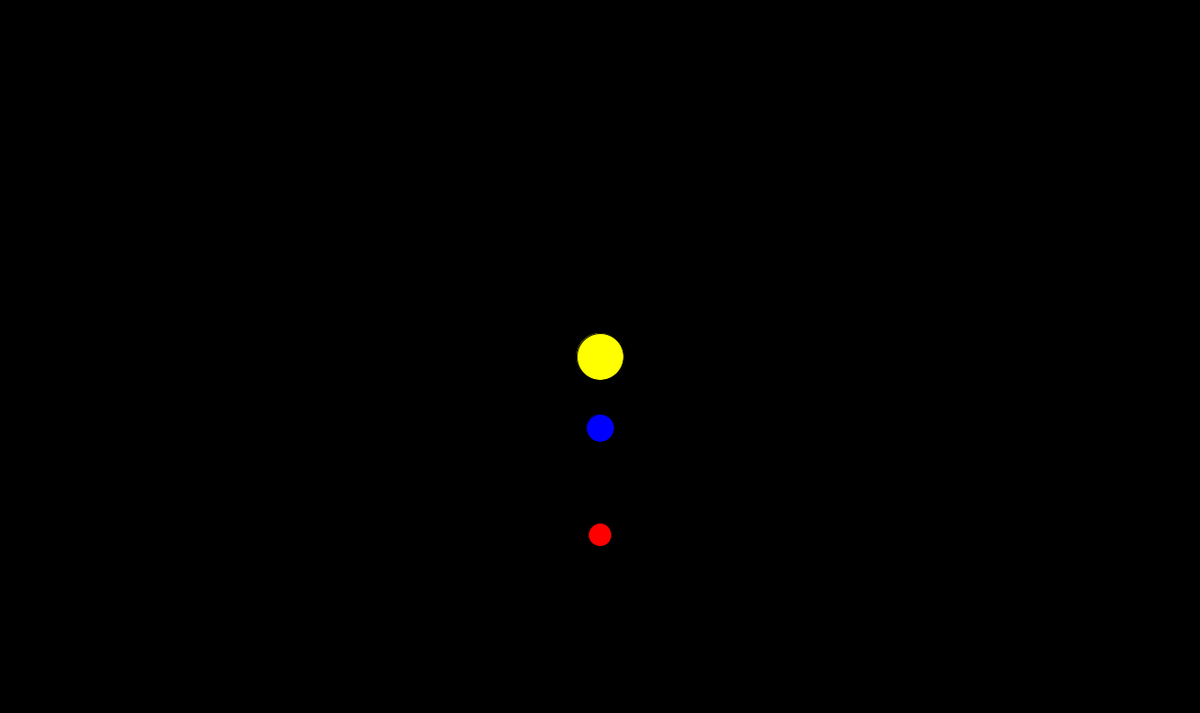
Frame 1 (no input)
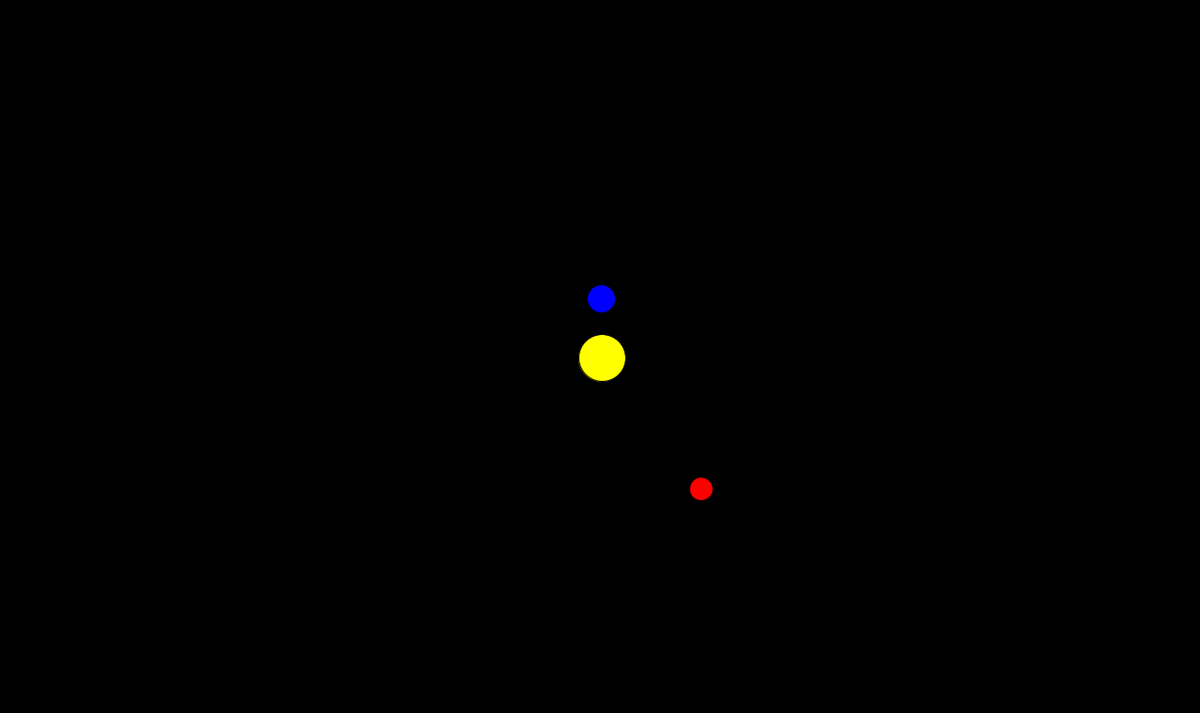
Frame 60 (the mouse pressed at the canvas centre just before this capture)
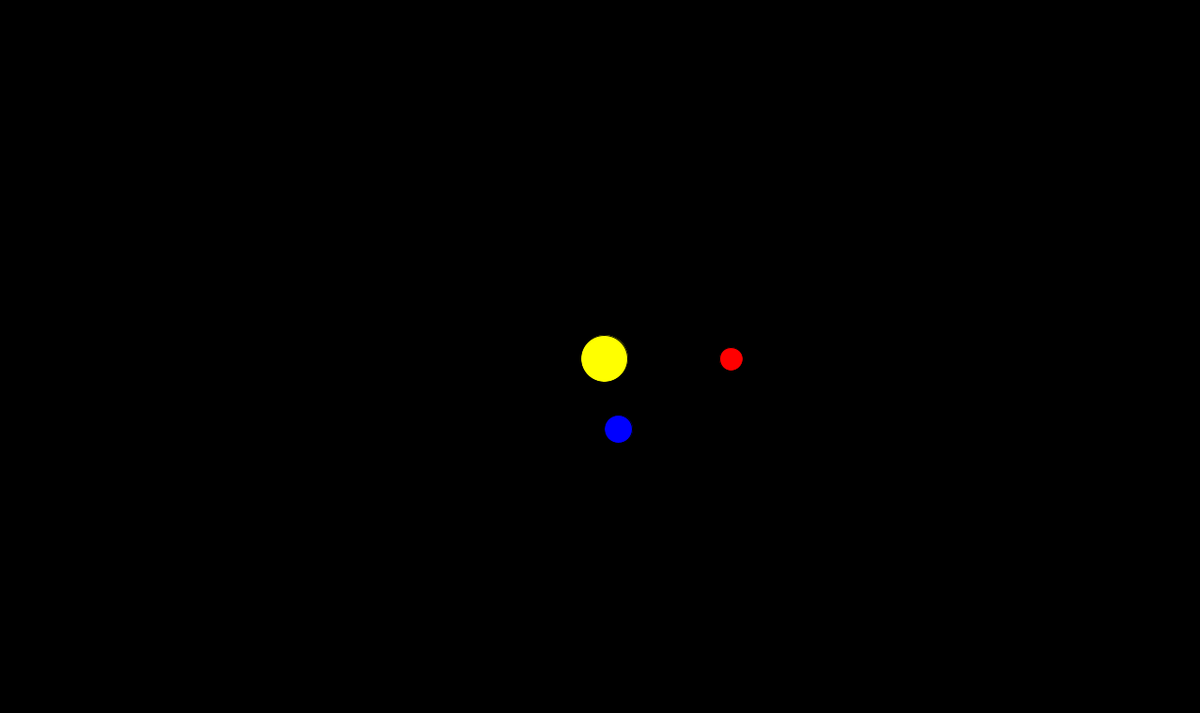
Frame 120 (the mouse held since frame 60 and released just before this capture)

The Processing sketch that drew these frames (run headless with seeded random() and noise(); from frame 60 on, the mouse is pressed at the canvas centre):

// Processing sketch: processing_103701
// ── processing_103701.pde

//Copyright 2013
//D. John Kirby

int simNum = 1;
Ball[] ballList;

void setup()
{
  size(1278,760);
  if (simNum ==0)
  {
    //Just a bunch of dumb balls
    ballList = new Ball[5];
    for( int i = 0; i < ballList.length; i ++)
    {
     if (simNum == 0)
     {
       float mass = random(100,1000);
       ballList[i] = new Ball( random(width), random(height), random(5), random(5),
        color(random(255),random(255),random(255)), (int)mass/10,mass); 
     }
    }
  }
  else if(simNum == 1)
  {
    //Basic solar system
   ballList = new Ball[3];
   ballList[0] = new Ball(width/2, height/2, 0, 0, color(255,255,0), 50, 3*10^1000);
   ballList[1] = new Ball(width/2,0.6*height, 3.5, 0, color(0,0,255), 30, 10); 
   ballList[2] = new Ball(width/2,0.75*height, 2,0, color(255,0,0), 25, 10);
  }
  else if(simNum ==2)
  {
   //That's no Moon!
   ballList = new Ball[3]; 
   ballList[0] = new Ball(width/2, height/2, 0, 0, color(255,255,0), 75, 3*10^1000);
   ballList[1] = new Ball(0.7*width, height/2,0,-2, color(205,183,158),50,10^10);
   ballList[2] = new Ball(0.7*width+40, height/2,0,-2.4, color(255,255,255),10,1);
  }
  else if(simNum == 3)
  {
    //Binary Star System
   ballList = new Ball[2];
   ballList[0] = new Ball(width/2-100, height/2, 0, 1.5, color(255,255,0), 75, 10^1000);
   ballList[1] = new Ball(width/2+100, height/2, 0, -1.5, color(255,255,0), 75, 10^1000);
  }
  else if(simNum ==4)
  {
    //It's a space station!
    ballList = new Ball[3];
   ballList[0] = new Ball(width/2-100, height/2, 0, 1.5, color(255,255,0), 30, 10^1000);
   ballList[1] = new Ball(width/2+100, height/2, 0, -1.5, color(255,255,0), 30, 10^1000);
   ballList[2] = new Ball(width/2-150, height/2, 0, 4.75, color(0,0,255),15, 1);
  }
  else if (simNum == 5)
  {
    
    //Orbit they Barry Center
     ballList = new Ball[3];
     ballList[0] = new Ball(width/2-100, height/2, 0, 1.5, color(255,255,0), 75, 10^1000);
     ballList[1] = new Ball(width/2+100, height/2, 0, -1.5, color(255,255,0), 75, 10^1000);
     ballList[2] = new Ball(width/2-350, height/2, 0, 2.5, color(0,0,255),15, 1);

  }
  else if (simNum == 6)
  {
    
    //This one is borken
     ballList = new Ball[3];
     ballList[0] = new Ball(width/2-100, height/2, 0, 1.5, color(255,255,0), 75, 10^1000);
     ballList[1] = new Ball(width/2+100, height/2, 0, -1.5, color(255,255,0), 75, 10^1000);
     ballList[2] = new Ball(width/2-250, height/2, 0, 3, color(0,0,255),15, 1);

  }
}

void draw()
{
 background(0);
  for( int j =0; j < ballList.length; j= j + 1)
 {
//   print("handling ball $"+i+"\n");
    if( ballList[j] != null)
    {
     // print("handlingy ball # "+ i);
      (ballList[j]).display();
      (ballList[j]).move(ballList); 
    }
  }
}

class Ball
{
 float xpos;
 float ypos;
 float xvel;
 float yvel; 
 float rad;
 float fric;
 float gravy = 20000;
 color col;
 float mass;

 Ball(float xin, float yin, float xvin, float yvin, color col, int rad, float mass)
 {
  xpos = xin;
  ypos = yin;
  xvel = xvin;
  yvel = yvin; 
  this.rad = rad;
  this.col = col;
  this.mass = mass;
 }
 
 void display()
 {
  fill(col);
  ellipse(xpos,ypos,rad,rad); 
 }
 
 void move(Ball[] ballList)
 {
   if(simNum == 0)
   {
     if ( (xpos > width)|| (xpos <0))
       xvel = -xvel;
     if (ypos > height || (ypos < 0))
       yvel = -yvel;
   }
   
   xpos = xpos + xvel;
   ypos = ypos + yvel;
   float gravityFelt;
   for( int i = 0; i < ballList.length; i++)
   {
     //If I'm looking at myself just hop to the next one.
     if(ballList[i] == null)
       continue;
     if((abs(ballList[i].xpos - xpos) < 1) && (abs(ballList[i].ypos - ypos) < 1))
       continue;
     gravityFelt = ballList[i].mass/pow(dist(xpos,ypos,ballList[i].xpos,ballList[i].ypos),3);
     xvel = xvel - gravityFelt*(xpos-ballList[i].xpos);
     yvel = yvel - gravityFelt*(ypos-ballList[i].ypos);
   }
 }
}
